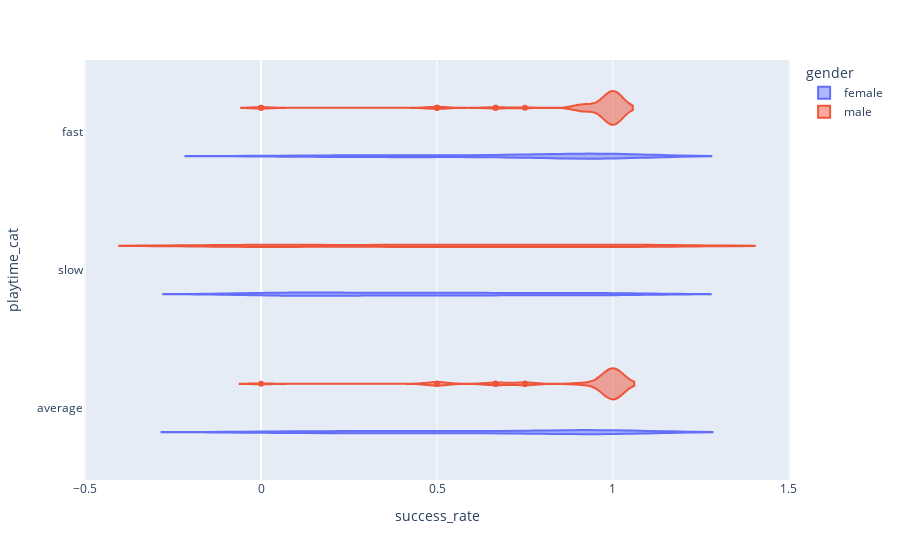

Write notebook code for a chart like this one.
### Code cell
fig = px.violin(src_match, y="playtime_cat", x="success_rate", color="gender",
          hover_data=src_match.columns)
fig.show()

### Figure 1 — Plotly figure (JSON) as saved in the notebook; plotly's stock layout.template omitted (floating-point values rounded to 4 significant figures; data arrays with more than 128 entries replaced by an {"elided": "..."} marker saying what was removed)
{"data": [{"alignmentgroup": "True", "box": {"visible": false}, "customdata": {"elided": "286x16 mixed values"}, "hovertemplate": "gender=%{customdata[14]}<br>success_rate=%{x}<br>playtime_cat=%{y}<br>source=%{customdata[0]}<br>target=%{customdata[1]}<br>finished=%{customdata[2]}<br>human_path_length=%{customdata[3]}<br>shortest_path_length=%{customdata[4]}<br>path_deviation=%{customdata[5]}<br>playtime=%{customdata[6]}<br>type=%{customdata[7]}<br>failure_article=%{customdata[8]}<br>difficulty_rating=%{customdata[9]}<br>number_backclicks=%{customdata[10]}<br>hashedIpAddress=%{customdata[11]}<br>timestamp=%{customdata[12]}<br>category=%{customdata[13]}<br>log_playtime=%{customdata[15]}<extra></extra>", "legendgroup": "female", "marker": {"color": "#636efa"}, "name": "female", "offsetgroup": "female", "orientation": "h", "scalegroup": "True", "showlegend": true, "type": "violin", "x": {"elided": "286 float values"}, "x0": " ", "xaxis": "x", "y": {"elided": "286 str values"}, "y0": " ", "yaxis": "y"}, {"alignmentgroup": "True", "box": {"visible": false}, "customdata": {"elided": "286x16 mixed values"}, "hovertemplate": "gender=%{customdata[14]}<br>success_rate=%{x}<br>playtime_cat=%{y}<br>source=%{customdata[0]}<br>target=%{customdata[1]}<br>finished=%{customdata[2]}<br>human_path_length=%{customdata[3]}<br>shortest_path_length=%{customdata[4]}<br>path_deviation=%{customdata[5]}<br>playtime=%{customdata[6]}<br>type=%{customdata[7]}<br>failure_article=%{customdata[8]}<br>difficulty_rating=%{customdata[9]}<br>number_backclicks=%{customdata[10]}<br>hashedIpAddress=%{customdata[11]}<br>timestamp=%{customdata[12]}<br>category=%{customdata[13]}<br>log_playtime=%{customdata[15]}<extra></extra>", "legendgroup": "male", "marker": {"color": "#EF553B"}, "name": "male", "offsetgroup": "male", "orientation": "h", "scalegroup": "True", "showlegend": true, "type": "violin", "x": {"elided": "286 float values"}, "x0": " ", "xaxis": "x", "y": {"elided": "286 str values"}, "y0": " ", "yaxis": "y"}], "layout": {"legend": {"title": {"text": "gender"}, "tracegroupgap": 0}, "margin": {"t": 60}, "violinmode": "group", "xaxis": {"anchor": "y", "domain": [0, 1], "title": {"text": "success_rate"}}, "yaxis": {"anchor": "x", "domain": [0, 1], "title": {"text": "playtime_cat"}}}}
